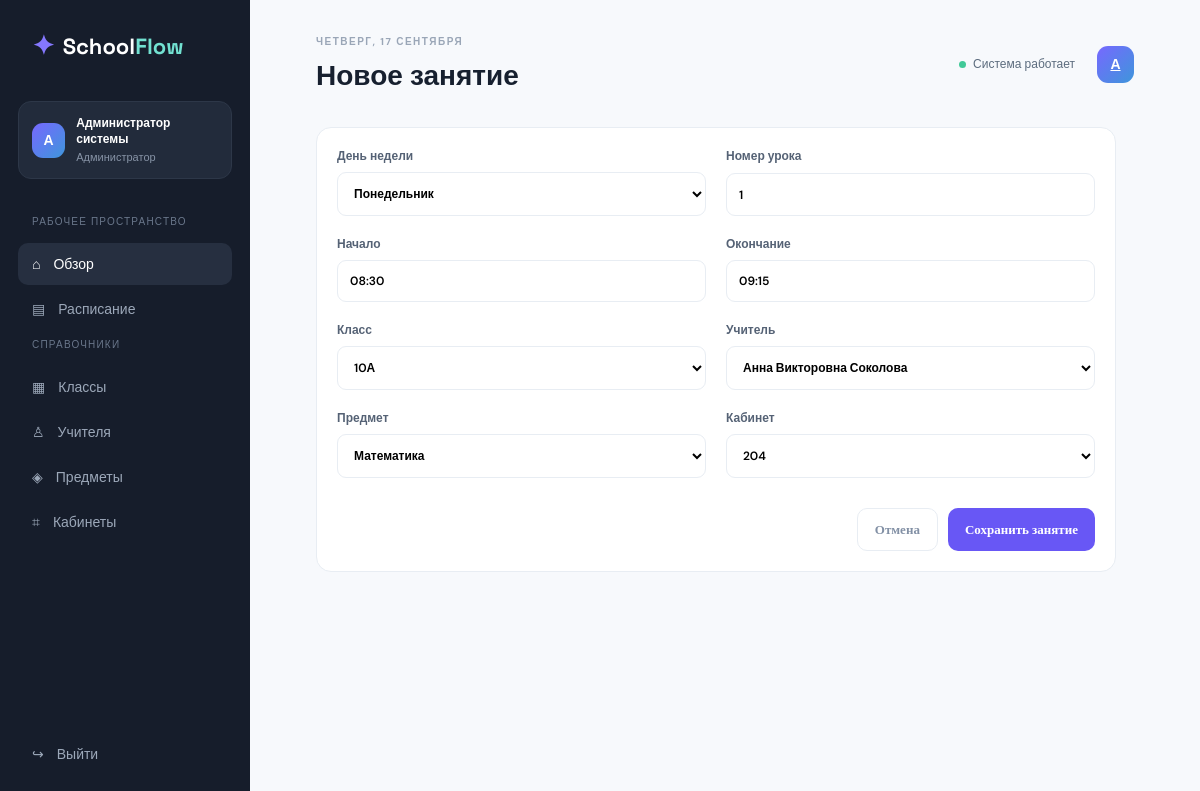
/schedule/new (signed in), run on the app's committed database.
### app/models/models.py (models this page shows, shortened)
class User(UserMixin, db.Model):
    id = db.Column(db.Integer, primary_key=True)
    username = db.Column(db.String(80), unique=True, nullable=False)
    password_hash = db.Column(db.String(255), nullable=False)
    full_name = db.Column(db.String(120), nullable=False)
    role = db.Column(db.String(20), default='student')
    class_group_id = db.Column(db.Integer, db.ForeignKey('class_group.id'))
    @property
    def is_admin(self): return self.role == 'admin'

### app/routes/schedule.py (the view, shortened to what this page needs)
@schedule_bp.route('/new', methods=['GET','POST'])
@login_required
def create():
    if not current_user.is_admin: flash('Недостаточно прав.', 'error'); return redirect(url_for('schedule.index'))
    return render_template('schedule/form.html', lesson=None, days=DAYS, classes=ClassGroup.query.all(), teachers=Teacher.query.all(), subjects=Subject.query.all(), rooms=Classroom.query.all())

### app/models/models.py (called while the page is built)
@login_manager.user_loader
def load_user(user_id): return db.session.get(User, int(user_id))

### app/templates/schedule/form.html
{% extends 'base.html' %}{% block title %}Новое занятие — SchoolFlow{% endblock %}{% block heading %}Новое занятие{% endblock %}{% block content %}<div class="form-card"><form method="post" class="form-grid"><label>День недели<select name="weekday">{% for number,name in days.items() %}<option value="{{ number }}">{{ name }}</option>{% endfor %}</select></label><label>Номер урока<input name="lesson_number" type="number" min="1" max="12" value="1" required></label><label>Начало<input name="start_time" value="08:30" required></label><label>Окончание<input name="end_time" value="09:15" required></label><label>Класс<select name="class_group_id">{% for item in classes %}<option value="{{ item.id }}">{{ item.name }}</option>{% endfor %}</select></label><label>Учитель<select name="teacher_id">{% for item in teachers %}<option value="{{ item.id }}">{{ item.full_name }}</option>{% endfor %}</select></label><label>Предмет<select name="subject_id">{% for item in subjects %}<option value="{{ item.id }}">{{ item.name }}</option>{% endfor %}</select></label><label>Кабинет<select name="classroom_id">{% for item in rooms %}<option value="{{ item.id }}">{{ item.name }}</option>{% endfor %}</select></label><div class="form-actions"><a class="button ghost" href="{{ url_for('schedule.index') }}">Отмена</a><button class="button primary">Сохранить занятие</button></div></form></div>{% endblock %}

### app/templates/base.html
<!doctype html><html lang="ru"><head><meta charset="utf-8"><meta name="viewport" content="width=device-width, initial-scale=1"><title>{% block title %}SchoolFlow{% endblock %}</title><link rel="stylesheet" href="{{ url_for('static', filename='css/style.css') }}"></head><body><div class="app-shell"><aside class="sidebar"><a class="brand" href="{{ url_for('dashboard.index') }}"><span class="brand-mark">✦</span><span>School<span>Flow</span></span></a><div class="user-chip"><div class="avatar">{{ current_user.full_name[0] }}</div><div><b>{{ current_user.full_name }}</b><small>{{ 'Администратор' if current_user.is_admin else 'Ученик' }}</small></div></div><nav><small class="nav-label">РАБОЧЕЕ ПРОСТРАНСТВО</small><a href="{{ url_for('dashboard.index') }}">⌂ <span>Обзор</span></a><a href="{{ url_for('schedule.index') }}">▤ <span>Расписание</span></a><small class="nav-label">СПРАВОЧНИКИ</small><a href="{{ url_for('directories.index', kind='classes') }}">▦ <span>Классы</span></a><a href="{{ url_for('directories.index', kind='teachers') }}">♙ <span>Учителя</span></a><a href="{{ url_for('directories.index', kind='subjects') }}">◈ <span>Предметы</span></a><a href="{{ url_for('directories.index', kind='rooms') }}">⌗ <span>Кабинеты</span></a></nav><a class="logout" href="{{ url_for('auth.logout') }}">↪ <span>Выйти</span></a></aside><main class="main"><header class="topbar"><div><p class="eyebrow">{{ now_label|default('ЧЕТВЕРГ, 17 СЕНТЯБРЯ') }}</p><h1>{% block heading %}Добрый день, {{ current_user.full_name.split()[0] }}{% endblock %}</h1></div><div class="top-actions"><span class="status-dot">Система работает</span><a class="avatar mini" href="{{ url_for('auth.logout') }}">{{ current_user.full_name[0] }}</a></div></header>{% with messages = get_flashed_messages(with_categories=true) %}{% if messages %}<div class="alerts">{% for category,message in messages %}<div class="alert {{ category }}">{{ message }}</div>{% endfor %}</div>{% endif %}{% endwith %}{% block content %}{% endblock %}</main></div><script src="{{ url_for('static', filename='js/app.js') }}"></script></body></html>

### app/static/css/style.css (style rules this page uses)
:root { --ink:#17202f;--muted:#8290a5;--line:#e8edf3;--purple:#6857f5;--teal:#18b7a2;--bg:#f7f9fc;--white:#fff;--dark:#161d2b }
* { box-sizing:border-box }
body { margin:0;background:var(--bg);color:var(--ink);font:14px 'DM Sans',sans-serif }
h1,h2,h3,p { margin:0 }
h1,h2,h3,.brand { font-family:'Space Grotesk',sans-serif }
.app-shell { display:flex;min-height:100vh }
.sidebar { width:250px;background:var(--dark);color:#fff;padding:28px 18px 22px;display:flex;flex-direction:column;position:fixed;inset:0 auto 0 0 }
.brand { font-size:22px;font-weight:700;padding:0 14px 38px;display:flex;gap:8px;align-items:center;color:white;text-decoration:none }
.brand span span,.login-logo span { color:#72e1d1 }
.brand-mark,.login-logo>span { color:#8578ff;font-size:27px }
.user-chip { display:flex;gap:11px;align-items:center;padding:13px;background:#222b3b;border:1px solid #2d3748;border-radius:13px;margin-bottom:28px }
.avatar { width:35px;height:35px;background:linear-gradient(135deg,#7768ff,#3e96db);border-radius:11px;display:grid;place-items:center;color:#fff;font-weight:700 }
.user-chip b { display:block;font-size:12px }
.user-chip small { color:#8793a6;font-size:11px }
.nav-label { color:#69768a;font-size:10px;letter-spacing:1.2px;display:block;padding:0 14px 12px;margin-top:8px }
.sidebar nav a,.logout { display:flex;gap:13px;align-items:center;color:#9ca8b9;text-decoration:none;padding:12px 14px;border-radius:10px;margin:3px 0 }
.sidebar nav a:hover,.sidebar nav a:first-of-type,.logout:hover { color:#fff;background:#262f40 }
.logout { margin-top:auto }
.main { margin-left:250px;width:calc(100% - 250px);padding:35px 5.5% 60px }
.topbar { display:flex;justify-content:space-between;align-items:center;margin-bottom:34px }
.eyebrow { font-size:10px;color:#9aa6b7;letter-spacing:1.5px;font-weight:700;margin-bottom:9px }
.topbar h1 { font-size:28px }
.top-actions { display:flex;align-items:center;gap:22px }
.status-dot { font-size:12px;color:#5c6c7e }
.status-dot:before { content:'';display:inline-block;width:7px;height:7px;background:#41c998;border-radius:50%;margin-right:7px }
.mini { width:37px;height:37px }
.button { border:0;border-radius:10px;padding:12px 17px;font:600 13px 'DM Sans';cursor:pointer;text-decoration:none;display:inline-flex;align-items:center;gap:16px }
.button.primary { background:var(--purple);color:#fff }
.button.ghost { border:1px solid var(--line);color:var(--muted);background:white }
.schedule-card,.form-card,.directory-list { background:white;border:1px solid var(--line);border-radius:15px;padding:20px }
.form-card { max-width:800px }
.form-grid { display:grid;grid-template-columns:1fr 1fr;gap:20px }
.form-grid label,.login-card label { display:grid;gap:8px;font-size:12px;font-weight:600;color:#556275 }
.form-grid input,.form-grid select,.inline-form input,.login-card input { border:1px solid var(--line);padding:12px;border-radius:9px;font:inherit;outline:none;background:#fff }
.form-actions { grid-column:1/-1;display:flex;justify-content:flex-end;gap:10px;margin-top:10px }

### data on the page
User: full_name "А", full_name "Администратор системы", role "Администратор"

### other printed values
{{ now_label|default('ЧЕТВЕРГ, 17 СЕНТЯБРЯ') }} "ЧЕТВЕРГ, 17 СЕНТЯБРЯ"
form field weekday "Понедельник"
form field class_group_id "10А"
form field teacher_id "Анна Викторовна Соколова"
form field subject_id "Математика"
form field classroom_id "204"
